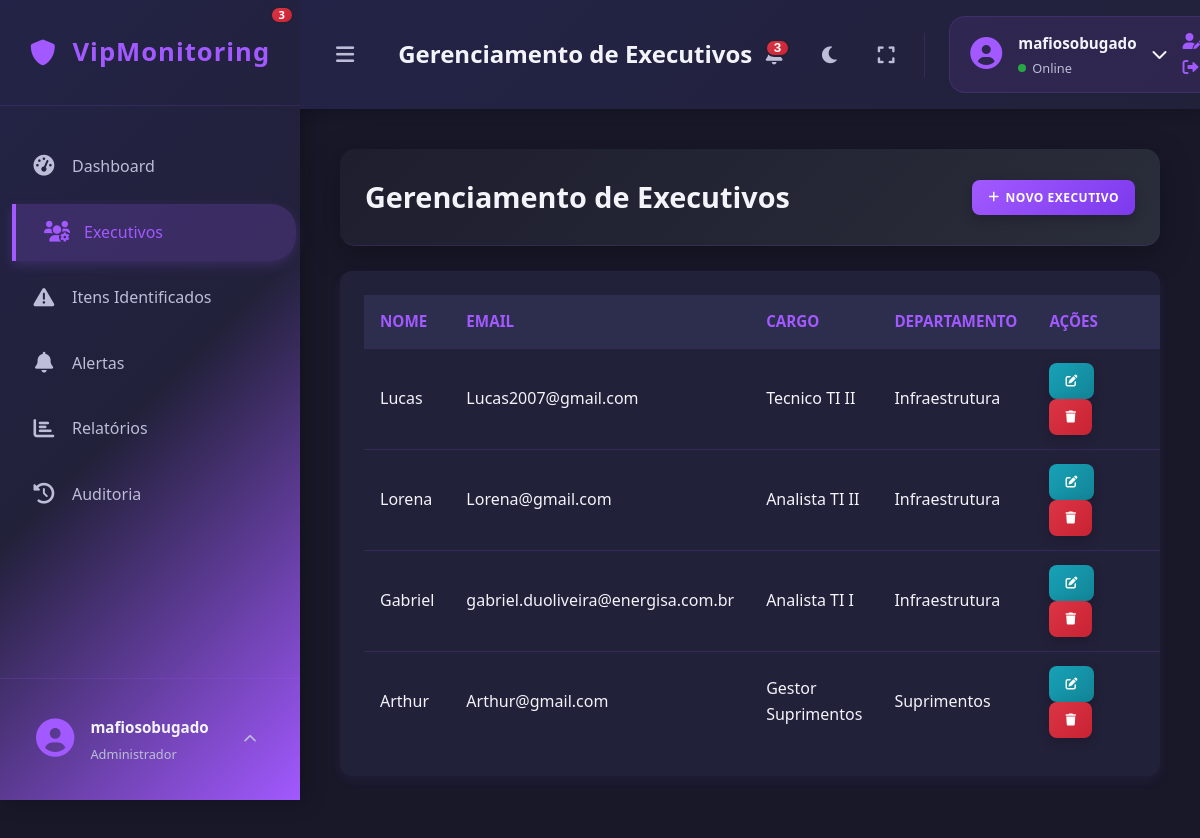
The page /executives (signed in) on the database its author committed.
### tables this page shows
CREATE TABLE users (
            id INTEGER PRIMARY KEY AUTOINCREMENT,
            username TEXT NOT NULL UNIQUE,
            email TEXT NOT NULL UNIQUE,
            password TEXT NOT NULL
        );

CREATE TABLE executives (
            id INTEGER PRIMARY KEY AUTOINCREMENT,
            name TEXT NOT NULL,
            email TEXT NOT NULL UNIQUE,
            role TEXT,
            department TEXT,
            risk_score REAL DEFAULT 0.0,
            risk_level TEXT DEFAULT 'NENHUM'
        );

### app.py (the view)
@app.route('/executives')
@login_required
def executives():
    all_executives = database.get_all_executives()
    return render_template('executives.html', executives=all_executives, active_page='executives')

### app.py (called while the page is built)
@login_manager.user_loader
def load_user(user_id):
    try:
        return database.User.get(user_id)
    except Exception as e:
        print(f"Erro ao carregar usuário {user_id}: {e}")
        return None

### database.py (called while the page is built)
def get_db_connection():
    conn = sqlite3.connect(DATABASE)
    conn.row_factory = sqlite3.Row # Isso permite acessar colunas por nome
    return conn

def get_all_executives():
    conn = get_db_connection()
    executives = conn.execute('SELECT * FROM executives').fetchall()
    conn.close()
    return executives

    @staticmethod
    def get(user_id):
        conn = get_db_connection()
        user_data = conn.execute('SELECT * FROM users WHERE id = ?', (user_id,)).fetchone()
        conn.close()
        if user_data:
            return User(user_data['id'], user_data['username'], user_data['email'], user_data['password'])
        return None

### templates/executives.html (shortened to what this page needs)
{% extends "base.html" %}
{% block page_title %}Gerenciamento de Executivos{% endblock %}
{% block content %}
    <div class="content-header">
        <h1>Gerenciamento de Executivos</h1>
        <a href="{{ url_for('add_executive') }}" class="btn-action btn-add-new">
            <i class="fas fa-plus"></i> Novo Executivo
        </a>
    </div>
    <div class="data-table-container">
        {% if executives %}
        <table>
            <thead>
                <tr>
                    <th>Nome</th>
                    <th>Email</th>
                    <th>Cargo</th>
                    <th>Departamento</th>
                    <th class="actions-col">Ações</th>
                </tr>
            </thead>
            <tbody>
                {% for exec in executives %}
                <tr>
                    <td data-label="Nome">{{ exec.name }}</td>
                    <td data-label="Email">{{ exec.email }}</td>
                    <td data-label="Cargo">{{ exec.role if exec.role else '-' }}</td>
                    <td data-label="Departamento">{{ exec.department if exec.department else '-' }}</td>
                    <td data-label="Ações" class="actions">
                        <button class="btn-action btn-edit" onclick="openEditExecutiveModal({{ exec.id }}, '{{ exec.name }}', '{{ exec.email }}', '{{ exec.role if exec.role else '' }}', '{{ exec.department if exec.department else '' }}')">
                            <i class="fas fa-edit"></i>
                        </button>
                        <form method="POST" action="{{ url_for('delete_executive', executive_id=exec.id) }}" style="display: inline;" onsubmit="return confirm('Tem certeza que deseja excluir este executivo?')">
                            <button type="submit" class="btn-action btn-delete">
                                <i class="fas fa-trash"></i>
                            </button>
                        </form>
                    </td>
                </tr>
                {% endfor %}
            </tbody>
        </table>
        {% else %}
        <p>Nenhum executivo cadastrado ainda. <a href="{{ url_for('add_executive') }}">Adicione um agora!</a></p>
        {% endif %}
    </div>
{% endblock %}

### templates/base.html (shortened to what this page needs)
<!DOCTYPE html>
<html lang="pt-BR">
<head>
    <link rel="stylesheet" href="{{ url_for('static', filename='css/style.css') }}">
    <link rel="stylesheet" href="https://cdnjs.cloudflare.com/ajax/libs/font-awesome/6.0.0/css/all.min.css">
</head>
<body>
    <div class="app-container">
        <div class="sidebar">
            <div class="sidebar-header">
                <div class="app-logo">
                    <i class="fas fa-shield-alt"></i>
                    <span>VipMonitoring</span>
                </div>
            </div>
            <nav class="sidebar-nav">
                <ul>
                    <li class="nav-item {{ 'active' if active_page == 'dashboard' else '' }}">
                        <a href="{{ url_for('dashboard') }}">
                            <i class="fas fa-tachometer-alt"></i>
                            <span class="nav-text">Dashboard</span>
                        </a>
                    </li>
                    <li class="nav-item {{ 'active' if active_page == 'executives' else '' }}">
                        <a href="{{ url_for('executives') }}">
                            <i class="fas fa-users-cog"></i>
                            <span class="nav-text">Executivos</span>
                        </a>
                    </li>
                    <li class="nav-item {{ 'active' if active_page == 'items' else '' }}">
                        <a href="{{ url_for('items') }}">
                            <i class="fas fa-exclamation-triangle"></i>
                            <span class="nav-text">Itens Identificados</span>
                        </a>
                    </li>
                    <li class="nav-item {{ 'active' if active_page == 'alerts' else '' }}">
                        <a href="{{ url_for('alerts') }}">
                            <i class="fas fa-bell"></i>
                            <span class="nav-text">Alertas</span>
                            <span class="notification-badge" id="alertsBadge" style="display: none;"></span>
                        </a>
                    </li>
                    <li class="nav-item {{ 'active' if active_page == 'reports' else '' }}">
                        <a href="{{ url_for('reports') }}">
                            <i class="fas fa-chart-bar"></i>
                            <span class="nav-text">Relatórios</span>
                        </a>
                    </li>
                    <li class="nav-item {{ 'active' if active_page == 'audit' else '' }}">
                        <a href="{{ url_for('audit') }}">
                            <i class="fas fa-history"></i>
                            <span class="nav-text">Auditoria</span>
                        </a>
                    </li>
                </ul>
            </nav>
            <div class="sidebar-footer">
                <div class="user-profile">
                    <div class="user-avatar">
                        <i class="fas fa-user-circle"></i>
                    </div>
                    <div class="user-info">
                        <span class="user-name">{{ current_user.username if current_user.is_authenticated else 'Usuário' }}</span>
                        <span class="user-role">Administrador</span>
                    </div>
                    <div class="user-menu">
                        <button class="user-menu-toggle" onclick="toggleUserMenu()">
                            <i class="fas fa-chevron-up"></i>
                        </button>
                    </div>
                </div>
            </div>
        </div>
        <div class="main-content">
            <nav class="navbar">
                <div class="navbar-left">
                    <button class="sidebar-toggle" onclick="toggleSidebar()">
                        <i class="fas fa-bars"></i>
                    </button>
                    <div class="page-title">
                        <h3>{% block page_title %}{% endblock %}</h3>
                    </div>
                </div>
                <div class="navbar-right">
                    <div class="navbar-actions">
                        <div style="position: relative;">
                            <button class="action-btn" id="alertBtn" title="Alertas Recentes" onclick="toggleAlertsDropdown()">
                                <i class="fas fa-bell"></i>
                                <span class="notification-badge" id="alertsCount" style="display: none;">0</span>
                            </button>
                        </div>
                        <button class="action-btn" title="Modo escuro" onclick="toggleDarkMode()">
                            <i class="fas fa-moon"></i>
                        </button>
                        <button class="action-btn" title="Tela cheia" onclick="toggleFullscreen()">
                            <i class="fas fa-expand"></i>
                        </button>
                    </div>
                    <div class="user-info-navbar" onclick="toggleNavUserMenu()">
                        <div class="user-avatar-small">
                            <i class="fas fa-user-circle"></i>
                        </div>
                        <div class="user-details">
                            <span class="user-name">{{ current_user.username if current_user.is_authenticated else 'Usuário' }}</span>
                            <span class="user-status online">Online</span>
                        </div>
                        <div class="user-chevron">
                            <i class="fas fa-chevron-down" id="navUserChevron"></i>
                        </div>
                        <div class="user-nav-dropdown" id="userNavDropdown">
                            <a href="#" class="nav-menu-item">
                                <i class="fas fa-user-edit"></i>
                            </a>
                            <a href="{{ url_for('logout') }}" class="nav-menu-item logout">
                                <i class="fas fa-sign-out-alt"></i>
                            </a>
                        </div>
                    </div>
                </div>
            </nav>
            <div class="content-area"
                 style="margin-left: 0; transition: margin-left 0.3s ease;"
                 data-sidebar-state="closed">
                {% block content %}{% endblock %}
            </div>
        </div>
    </div>
</body>
</html>

### rows shown on the page
users: username "mafiosobugado"
executives: name "Lucas", email "Lucas2007@gmail.com", role "Tecnico TI II", department "Infraestrutura"
executives: name "Lorena", email "Lorena@gmail.com", role "Analista TI II", department "Infraestrutura"
executives: name "Gabriel", email "gabriel.duoliveira@energisa.com.br", role "Analista TI I", department "Infraestrutura"
executives: name "Arthur", email "Arthur@gmail.com", role "Gestor Suprimentos", department "Suprimentos"
